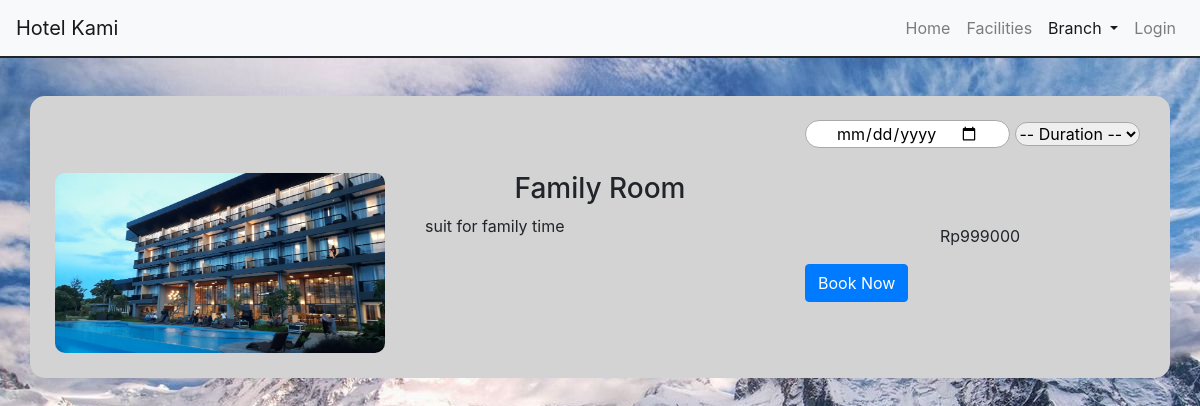
The app's page /users/swiss.php, older data.
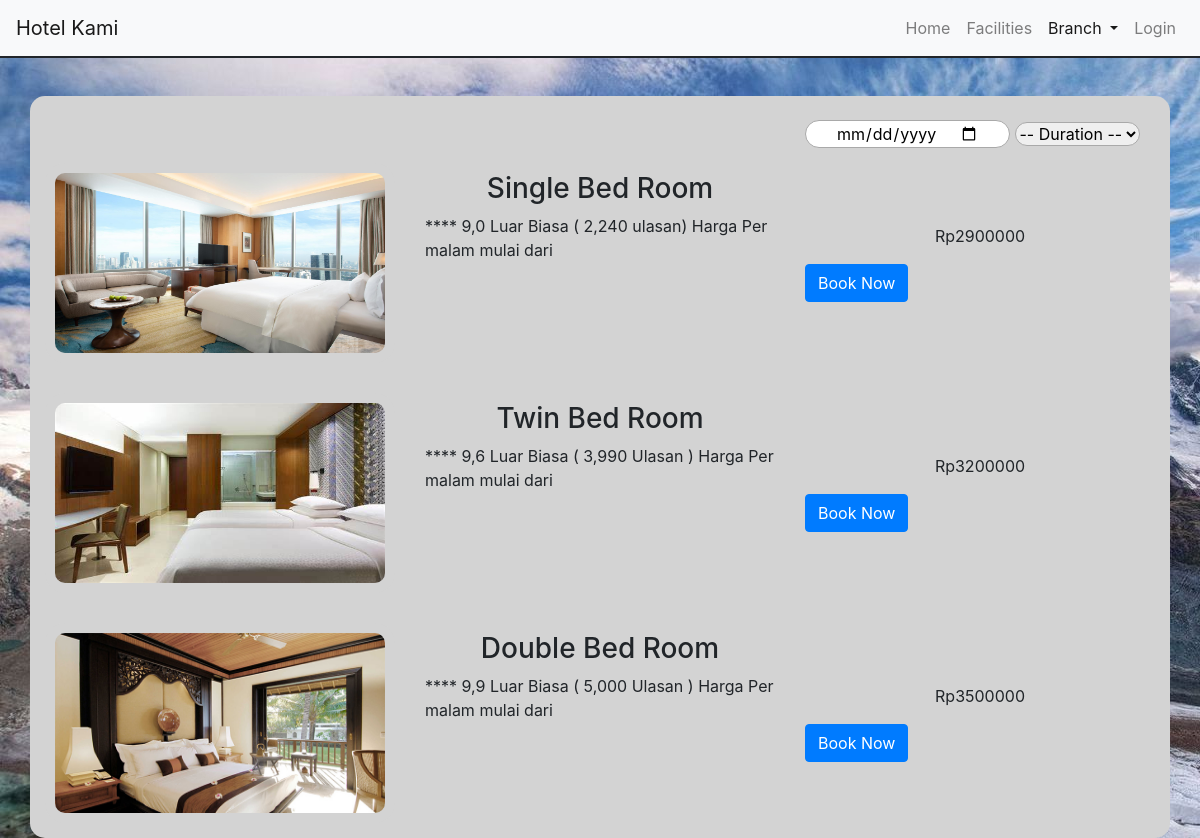
The same page, newer data.
### tables this page shows
CREATE TABLE `swiss` (
  `kode_kamar` char(4) NOT NULL,
  `image` varchar(100) NOT NULL,
  `tipe_kamar` varchar(100) NOT NULL,
  `deskripsi` varchar(500) NOT NULL,
  `harga` int(11) NOT NULL
);

### users/swiss.php (the view, shortened to what this page needs)
<?php
include "../koneksi.php";
$sql="SELECT * FROM swiss";
$result=mysqli_query($koneksi, $sql);
$username="";
$username1=$_SESSION["name"];
?>
<!DOCTYPE html>
<html>
    <head>
        <link href="../css/bootstrap.min.css" type="text/css" rel="stylesheet">
    </head>
    <body>
        <nav class="navbar navbar-expand-lg navbar-light bg-light fixed-top" style="border-bottom:2px solid ">
            <a class="navbar-brand" href="index.php">Hotel Kami</a>
            <div class="collapse navbar-collapse" id="navbarNav">
                <ul class="navbar-nav ml-auto">
                    <li class="nav-item">
                        <a class="nav-link" href="../index.php">Home <span class="sr-only">(current)</span></a>
                    </li>
                    <li class="nav-item">
                        <a class="nav-link" href="facilities.html">Facilities</a>
                    </li>
                    <li class="nav-item dropdown active">
                        <a class="nav-link dropdown-toggle" href="#" role="button" data-toggle="dropdown" aria-expanded="false">
                        Branch
                        </a>
                    </li>
                    <?php
                    if ($username==$username1){
                        echo '<li class="nav-item">
                        <a class="nav-link" href="login.php">Login</a>
                        </li>';
                    }
                    ?>
                </ul>
            </div>
        </nav>
        <br><br><br><br>
        <form action="review.php" method="post">
            <div class="container" style="background-color:lightgrey; border-radius:15px;">
                <div class="row">
                    <div class="col"></div>
                    <div class="col"></div>
                    <div class="col">
                        <br>
                        <input type="date" name="cekin" style="border:1px solid darkgrey; border-radius:30px; padding-left:30px; padding-right:30px;" required>
                        <select style="border:1px solid darkgrey; border-radius:30px;" name="duration" id="duration">
                            <option value="" selected disabled>-- Duration --</option>
                        </select>
                    </div>
                </div>
                <?php while($row=mysqli_fetch_assoc($result)) : ?>
                <div class="row">
                    <div class="col-sm">
                        <img class="img-fluid" src="../img/<?php echo $row["image"];?>" style="margin-top:15px; margin-bottom:15px; padding:10px;padding-top:10px; background-color:lightgrey;border:0; border-radius:20px; width:400px; height:200px;  ">
                    </div>
                    <div class="col-sm">
                        <br>
                        <h3 class="text-center"><?php echo $row["tipe_kamar"];?></h3>
                        <div><?php echo $row["deskripsi"];?></div>
                    </div>
                    <div class="col align-self-center">
                        <p class="text-center">Rp<?php echo $row["harga"];?></p>
                        <button class="btn btn-primary" type="submit" value="<?php echo $row["kode_kamar"];?>" name="booknow">Book Now</button>
                    </div>
                </div>
                <?php endwhile; ?>
            </div>
        </form>
    </body>
</html>

### users/swiss.php (style rules this page uses)
body { background-image:url(../img/bgswiss.jpg); }

Row changes from the older to the newer data that the page shows:
removed swiss: image (picture), tipe_kamar "Family Room", deskripsi "suit for family time", harga "999000"
added swiss: image (picture), tipe_kamar "Single Bed Room", deskripsi "**** 9,0 Luar Biasa ( 2,240 ulasan) Harga Per malam mulai dari", harga "2900000"
added swiss: image (picture), tipe_kamar "Twin Bed Room", deskripsi "**** 9,6 Luar Biasa ( 3,990 Ulasan ) Harga Per malam mulai dari", harga "3200000"
added swiss: image (picture), tipe_kamar "Double Bed Room", deskripsi "**** 9,9 Luar Biasa ( 5,000 Ulasan ) Harga Per malam mulai dari", harga "3500000"
